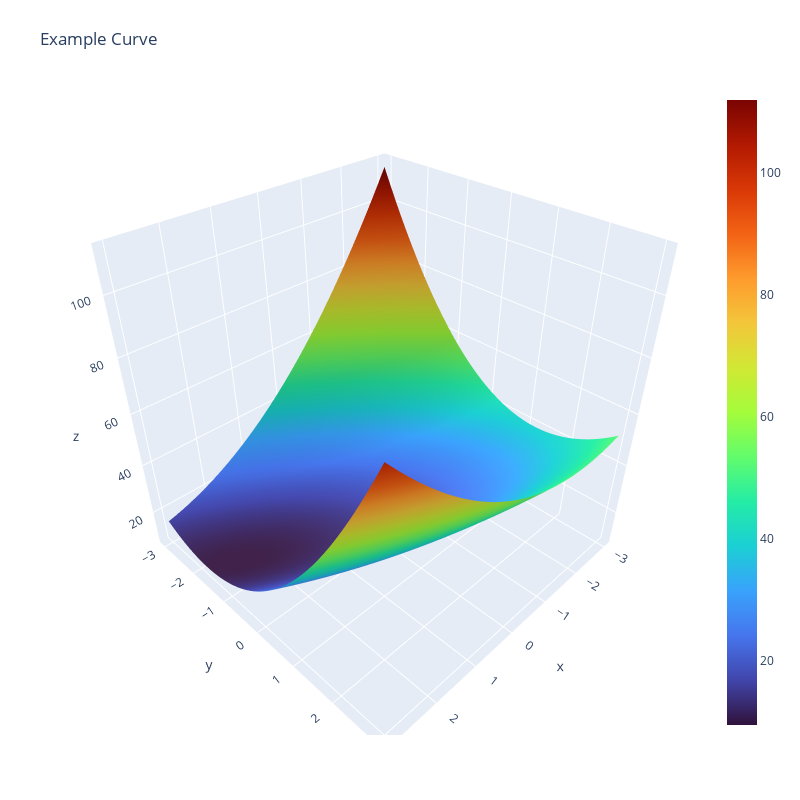

This figure's notebook cell:
### Markdown cell above
**Plotting the Function**

### Code cell
# Plotting the Function in 3D Space using Plotly

# Define the range of x and y
x = np.linspace(-3, 3, 100)
y = np.linspace(-3, 3, 100)

# Create a meshgrid
X, Y = np.meshgrid(x, y)

# Calculate the function values
z = 2*X**2 + 4*X*Y + 4*Y**2 + 2*Y - 4*X + 16

fig = go.Figure(data=[go.Surface(z=z, x=x, y=y, colorscale='turbo')])
fig.update_layout(title='Example Curve', autosize=False,
                  width=800, height=800,
                  margin=dict(l=65, r=50, b=65, t=90))

fig.show()
